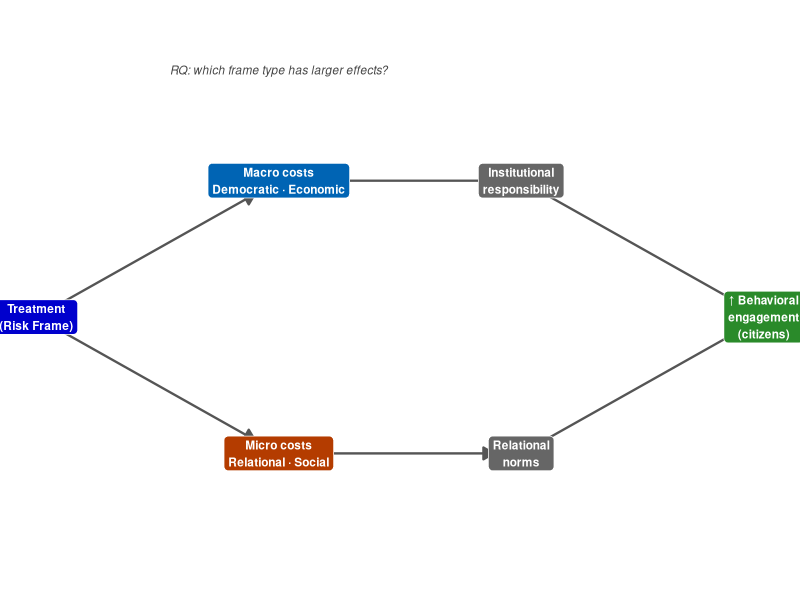
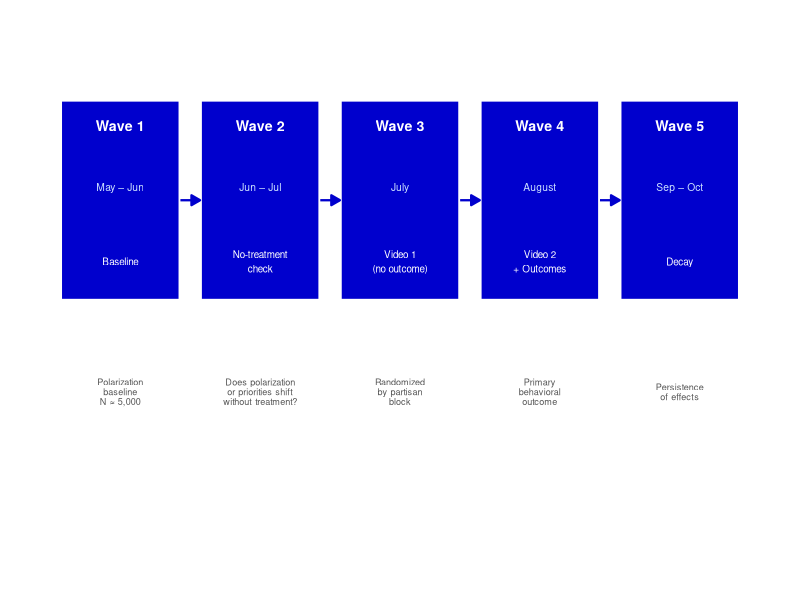

Recreate these plots in R, in order.
## ---- chunk 1
knitr::opts_chunk$set(echo = FALSE, warning = FALSE, message = FALSE)
## ---- chunk 2
library(ggplot2)
library(ggraph)
library(tidygraph)

nodes <- data.frame(
  name = c("Treatment\n(Risk Frame)",
           "Macro costs\nDemocratic · Economic",
           "Micro costs\nRelational · Social",
           "Institutional\nresponsibility",
           "Relational\nnorms",
           "↑ Behavioral\nengagement\n(citizens)"),
  x = c(0, 2, 2, 4, 4, 6),
  y = c(0, 0.8, -0.8, 0.8, -0.8, 0),
  type = c("treat","macro","micro","mech","mech","out")
)
edges <- data.frame(
  from = c(1,1,2,3,4,5),
  to   = c(2,3,4,5,6,6)
)
g <- tbl_graph(nodes=nodes, edges=edges)
ggraph(g, layout="manual", x=nodes$x, y=nodes$y) +
  geom_edge_link(arrow=arrow(length=unit(3,"mm"), type="closed"),
                 end_cap=circle(7,"mm"), color="#555555", width=0.8) +
  geom_node_label(aes(label=name, fill=type), size=3.0,
                  label.padding=unit(0.3,"lines"), color="white",
                  fontface="bold", label.r=unit(0.3,"lines")) +
  scale_fill_manual(values=c(treat="#0000CD", macro="#0064B4",
                              micro="#B43C00", mech="#666666",
                              out="#2A8A2A")) +
  annotate("text", x=2, y=1.45, label="RQ: which frame type has larger effects?",
           size=3, color="#444444", fontface="italic") +
  theme_void() + theme(legend.position="none") +
  coord_cartesian(ylim=c(-1.5,1.7))
## ---- chunk 3
library(ggplot2)
waves <- data.frame(
  wave   = 1:5,
  label  = c("Wave 1","Wave 2","Wave 3","Wave 4","Wave 5"),
  timing = c("May – Jun","Jun – Jul","July","August","Sep – Oct"),
  desc   = c("Baseline","No-treatment\ncheck","Video 1\n(no outcome)",
             "Video 2\n+ Outcomes","Decay"),
  note   = c("Polarization\nbaseline\nN ≈ 5,000",
             "Does polarization\nor priorities shift\nwithout treatment?",
             "Randomized\nby partisan\nblock",
             "Primary\nbehavioral\noutcome",
             "Persistence\nof effects")
)
ggplot(waves) +
  geom_tile(aes(x=wave, y=0.5), width=0.85, height=0.75,
            fill="#0000CD", color="white", linewidth=0.8) +
  geom_text(aes(x=wave, y=0.78, label=label), color="white",
            fontface="bold", size=3.6) +
  geom_text(aes(x=wave, y=0.55, label=timing), color="#cce0ff", size=2.6) +
  geom_text(aes(x=wave, y=0.27, label=desc), color="white", size=2.5) +
  geom_text(aes(x=wave, y=-0.22, label=note), color="#555555",
            size=2.3, lineheight=0.9) +
  geom_segment(data=data.frame(x=1:4+0.43, xend=1:4+0.57),
               aes(x=x, xend=xend, y=0.5, yend=0.5),
               arrow=arrow(length=unit(2.5,"mm"), type="closed"),
               color="#0000CD", linewidth=0.8) +
  scale_x_continuous(limits=c(0.4,5.6)) +
  scale_y_continuous(limits=c(-0.9,1.15)) +
  theme_void() +
  theme(plot.margin=margin(0,0,0,0))
